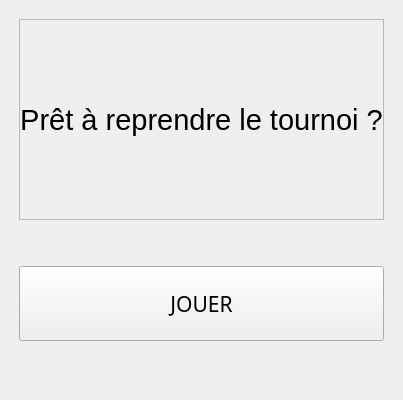
<?xml version="1.0" encoding="UTF-8"?>
<ui version="4.0">
 <class>MainWindow</class>
 <widget class="QMainWindow" name="MainWindow">
  <property name="geometry">
   <rect>
    <x>0</x>
    <y>0</y>
    <width>400</width>
    <height>400</height>
   </rect>
  </property>
  <property name="windowTitle">
   <string>MainWindow</string>
  </property>
  <widget class="QWidget" name="centralwidget">
   <layout class="QGridLayout" name="gridLayout">
    <item row="0" column="0">
     <layout class="QVBoxLayout" name="verticalLayout">
      <property name="leftMargin">
       <number>10</number>
      </property>
      <property name="topMargin">
       <number>10</number>
      </property>
      <property name="rightMargin">
       <number>10</number>
      </property>
      <property name="bottomMargin">
       <number>10</number>
      </property>
      <item>
       <widget class="QLabel" name="label">
        <property name="minimumSize">
         <size>
          <width>0</width>
          <height>120</height>
         </size>
        </property>
        <property name="font">
         <font>
          <family>Segoe UI</family>
          <pointsize>22</pointsize>
         </font>
        </property>
        <property name="frameShape">
         <enum>QFrame::StyledPanel</enum>
        </property>
        <property name="text">
         <string>Prêt à reprendre le tournoi ?</string>
        </property>
        <property name="alignment">
         <set>Qt::AlignCenter</set>
        </property>
       </widget>
      </item>
      <item>
       <spacer name="verticalSpacer_2">
        <property name="orientation">
         <enum>Qt::Vertical</enum>
        </property>
        <property name="sizeType">
         <enum>QSizePolicy::Minimum</enum>
        </property>
        <property name="sizeHint" stdset="0">
         <size>
          <width>20</width>
          <height>40</height>
         </size>
        </property>
       </spacer>
      </item>
      <item>
       <widget class="QPushButton" name="pushButton">
        <property name="minimumSize">
         <size>
          <width>0</width>
          <height>75</height>
         </size>
        </property>
        <property name="font">
         <font>
          <family>Segoe UI Light</family>
          <pointsize>16</pointsize>
         </font>
        </property>
        <property name="text">
         <string>JOUER</string>
        </property>
       </widget>
      </item>
      <item>
       <spacer name="verticalSpacer">
        <property name="orientation">
         <enum>Qt::Vertical</enum>
        </property>
        <property name="sizeType">
         <enum>QSizePolicy::Minimum</enum>
        </property>
        <property name="sizeHint" stdset="0">
         <size>
          <width>20</width>
          <height>40</height>
         </size>
        </property>
       </spacer>
      </item>
     </layout>
    </item>
   </layout>
  </widget>
 </widget>
 <resources/>
 <connections/>
</ui>
